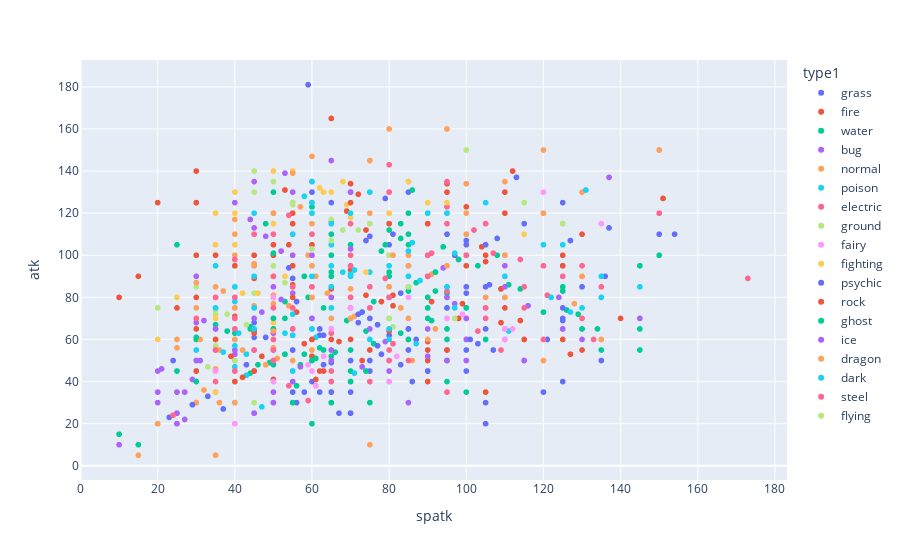

Here is the notebook cell this chart was saved with:
### Code cell
fig = px.scatter(pkmn, x='spatk', y='atk', color='type1', hover_name='name')
fig.show()

### Figure 1 — Plotly figure (JSON) as saved in the notebook; plotly's stock layout.template omitted (floating-point values rounded to 4 significant figures; data arrays with more than 128 entries replaced by an {"elided": "..."} marker saying what was removed)
{"data": [{"hovertemplate": "<b>%{hovertext}</b><br><br>type1=grass<br>spatk=%{x}<br>atk=%{y}<extra></extra>", "hovertext": ["bulbasaur", "ivysaur", "venusaur", "oddish", "gloom", "vileplume", "bellsprout", "weepinbell", "victreebel", "exeggcute", "exeggutor", "tangela", "chikorita", "bayleef", "meganium", "bellossom", "hoppip", "skiploom", "jumpluff", "sunkern", "sunflora", "treecko", "grovyle", "sceptile", "seedot", "nuzleaf", "shiftry", "shroomish", "breloom", "roselia", "cacnea", "cacturne", "tropius", "turtwig", "grotle", "torterra", "budew", "roserade", "cherubi", "cherrim", "carnivine", "snover", "abomasnow", "tangrowth", "leafeon", "shaymin", "snivy", "servine", "serperior", "pansage", "simisage", "cottonee", "whimsicott", "petilil", "lilligant", "maractus", "foongus", "amoonguss", "ferroseed", "ferrothorn", "virizion", "chespin", "quilladin", "chesnaught", "skiddo", "gogoat", "rowlet", "dartrix", "decidueye", "fomantis", "lurantis", "morelull", "shiinotic", "bounsweet", "steenee", "tsareena", "tapu-bulu", "kartana", "grookey", "thwackey", "rillaboom", "gossifleur", "eldegoss", "applin", "flapple", "appletun", "sprigatito", "floragato", "meowscarada", "smoliv", "dolliv", "arboliva", "bramblin", "brambleghast", "capsakid", "scovillain", "brute-bonnet", "iron-leaves", "dipplin", "poltchageist", "sinistcha", "ogerpon"], "legendgroup": "grass", "marker": {"color": "#636efa", "symbol": "circle"}, "mode": "markers", "name": "grass", "showlegend": true, "type": "scattergl", "x": [65, 80, 100, 75, 85, 110, 70, 85, 100, 60, 125, 100, 49, 63, 83, 90, 35, 45, 55, 30, 105, 65, 85, 105, 30, 60, 90, 40, 60, 100, 85, 115, 72, 45, 55, 75, 50, 125, 62, 87, 90, 62, 92, 110, 60, 100, 45, 60, 75, 53, 98, 37, 77, 70, 110, 106, 55, 85, 24, 54, 90, 48, 56, 74, 62, 97, 50, 70, 100, 50, 80, 65, 90, 30, 40, 50, 85, 59, 40, 55, 60, 40, 80, 40, 95, 100, 45, 60, 81, 58, 78, 125, 45, 80, 62, 108, 79, 70, 95, 74, 121, 60], "xaxis": "x", "y": [49, 62, 82, 50, 65, 80, 75, 90, 105, 40, 95, 55, 49, 62, 82, 80, 35, 45, 55, 30, 75, 45, 65, 85, 40, 70, 100, 40, 130, 60, 85, 115, 68, 68, 89, 109, 30, 70, 35, 60, 100, 62, 92, 100, 110, 100, 45, 60, 75, 53, 98, 27, 67, 35, 60, 86, 55, 85, 50, 94, 90, 61, 78, 107, 65, 100, 55, 75, 107, 55, 105, 35, 45, 30, 40, 120, 130, 181, 65, 85, 125, 40, 50, 40, 110, 85, 61, 80, 110, 35, 53, 69, 65, 115, 62, 108, 127, 130, 80, 45, 60, 120], "yaxis": "y"}, {"hovertemplate": "<b>%{hovertext}</b><br><br>type1=fire<br>spatk=%{x}<br>atk=%{y}<extra></extra>", "hovertext": ["charmander", "charmeleon", "charizard", "vulpix", "ninetales", "growlithe", "arcanine", "ponyta", "rapidash", "magmar", "flareon", "moltres", "cyndaquil", "quilava", "typhlosion", "slugma", "magcargo", "magby", "entei", "ho-oh", "torchic", "combusken", "blaziken", "numel", "camerupt", "torkoal", "chimchar", "monferno", "infernape", "magmortar", "heatran", "tepig", "pignite", "emboar", "pansear", "simisear", "darumaka", "darmanitan", "heatmor", "fennekin", "braixen", "delphox", "fletchinder", "talonflame", "litleo", "pyroar", "volcanion", "litten", "torracat", "incineroar", "oricorio", "turtonator", "blacephalon", "scorbunny", "raboot", "cinderace", "sizzlipede", "centiskorch", "fuecoco", "crocalor", "skeledirge", "charcadet", "armarouge", "ceruledge", "iron-moth"], "legendgroup": "fire", "marker": {"color": "#EF553B", "symbol": "circle"}, "mode": "markers", "name": "fire", "showlegend": true, "type": "scattergl", "x": [60, 80, 109, 50, 81, 70, 100, 65, 80, 100, 95, 125, 60, 80, 109, 70, 90, 70, 90, 110, 70, 85, 110, 65, 105, 85, 58, 78, 104, 125, 130, 45, 70, 100, 53, 98, 15, 30, 105, 62, 90, 114, 56, 74, 73, 109, 130, 60, 80, 80, 98, 91, 151, 40, 55, 65, 50, 90, 63, 90, 110, 50, 125, 60, 140], "xaxis": "x", "y": [52, 64, 84, 41, 76, 70, 110, 85, 100, 95, 130, 100, 52, 64, 84, 40, 50, 75, 115, 130, 60, 85, 120, 60, 100, 85, 58, 78, 104, 95, 90, 63, 93, 123, 53, 98, 90, 140, 97, 45, 59, 69, 73, 81, 50, 68, 110, 65, 85, 115, 70, 78, 127, 71, 86, 116, 65, 115, 45, 55, 75, 50, 60, 125, 70], "yaxis": "y"}, {"hovertemplate": "<b>%{hovertext}</b><br><br>type1=water<br>spatk=%{x}<br>atk=%{y}<extra></extra>", "hovertext": {"elided": "134 str values"}, "legendgroup": "water", "marker": {"color": "#00cc96", "symbol": "circle"}, "mode": "markers", "name": "water", "showlegend": true, "type": "scattergl", "x": {"elided": "134 int values"}, "xaxis": "x", "y": {"elided": "134 int values"}, "yaxis": "y"}, {"hovertemplate": "<b>%{hovertext}</b><br><br>type1=bug<br>spatk=%{x}<br>atk=%{y}<extra></extra>", "hovertext": ["caterpie", "metapod", "butterfree", "weedle", "kakuna", "beedrill", "paras", "parasect", "venonat", "venomoth", "scyther", "pinsir", "ledyba", "ledian", "spinarak", "ariados", "yanma", "pineco", "forretress", "scizor", "shuckle", "heracross", "wurmple", "silcoon", "beautifly", "cascoon", "dustox", "surskit", "masquerain", "nincada", "ninjask", "shedinja", "volbeat", "illumise", "kricketot", "kricketune", "burmy", "wormadam", "mothim", "combee", "vespiquen", "yanmega", "sewaddle", "swadloon", "leavanny", "venipede", "whirlipede", "scolipede", "dwebble", "crustle", "karrablast", "escavalier", "joltik", "galvantula", "shelmet", "accelgor", "durant", "larvesta", "volcarona", "genesect", "scatterbug", "spewpa", "vivillon", "grubbin", "charjabug", "vikavolt", "cutiefly", "ribombee", "wimpod", "golisopod", "buzzwole", "pheromosa", "blipbug", "dottler", "orbeetle", "kleavor", "tarountula", "spidops", "nymble", "lokix", "rellor", "rabsca", "slither-wing"], "legendgroup": "bug", "marker": {"color": "#ab63fa", "symbol": "circle"}, "mode": "markers", "name": "bug", "showlegend": true, "type": "scattergl", "x": [20, 25, 90, 20, 25, 45, 45, 60, 40, 90, 55, 55, 40, 55, 40, 60, 75, 35, 60, 55, 10, 40, 20, 25, 100, 25, 50, 50, 100, 30, 50, 30, 47, 73, 25, 55, 29, 79, 94, 30, 80, 116, 40, 50, 70, 30, 40, 55, 35, 65, 40, 60, 57, 97, 40, 100, 48, 50, 135, 120, 27, 27, 90, 55, 55, 145, 55, 95, 20, 60, 53, 137, 25, 50, 80, 45, 29, 52, 21, 52, 31, 115, 85], "xaxis": "x", "y": [30, 20, 45, 35, 25, 90, 70, 95, 55, 65, 110, 125, 20, 35, 60, 90, 65, 65, 90, 130, 10, 125, 45, 35, 70, 35, 50, 30, 60, 45, 90, 90, 73, 47, 25, 85, 29, 59, 94, 30, 80, 76, 53, 63, 103, 45, 55, 100, 65, 105, 75, 135, 47, 77, 40, 70, 109, 85, 60, 120, 35, 22, 52, 62, 82, 70, 45, 55, 35, 125, 139, 137, 20, 35, 45, 135, 41, 79, 46, 102, 50, 50, 135], "yaxis": "y"}, {"hovertemplate": "<b>%{hovertext}</b><br><br>type1=normal<br>spatk=%{x}<br>atk=%{y}<extra></extra>", "hovertext": ["pidgey", "pidgeotto", "pidgeot", "rattata", "raticate", "spearow", "fearow", "jigglypuff", "wigglytuff", "meowth", "persian", "farfetchd", "doduo", "dodrio", "lickitung", "chansey", "kangaskhan", "tauros", "ditto", "eevee", "porygon", "snorlax", "sentret", "furret", "hoothoot", "noctowl", "igglybuff", "aipom", "girafarig", "dunsparce", "teddiursa", "ursaring", "porygon2", "stantler", "smeargle", "miltank", "blissey", "zigzagoon", "linoone", "taillow", "swellow", "slakoth", "vigoroth", "slaking", "whismur", "loudred", "exploud", "azurill", "skitty", "delcatty", "spinda", "swablu", "zangoose", "castform", "kecleon", "starly", "staravia", "staraptor", "bidoof", "bibarel", "ambipom", "buneary", "lopunny", "glameow", "purugly", "happiny", "chatot", "munchlax", "lickilicky", "porygon-z", "regigigas", "arceus", "patrat", "watchog", "lillipup", "herdier", "stoutland", "pidove", "tranquill", "unfezant", "audino", "minccino", "cinccino", "deerling", "sawsbuck", "bouffalant", "rufflet", "braviary", "meloetta", "bunnelby", "diggersby", "fletchling", "furfrou", "pikipek", "trumbeak", "toucannon", "yungoos", "gumshoos", "stufful", "bewear", "oranguru", "type-null", "silvally", "komala", "drampa", "skwovet", "greedent", "wooloo", "dubwool", "wyrdeer", "lechonk", "oinkologne", "tandemaus", "maushold", "squawkabilly", "farigiraf", "dudunsparce"], "legendgroup": "normal", "marker": {"color": "#FFA15A", "symbol": "circle"}, "mode": "markers", "name": "normal", "showlegend": true, "type": "scattergl", "x": [35, 50, 70, 25, 50, 31, 61, 45, 85, 40, 65, 58, 35, 60, 60, 35, 40, 40, 48, 45, 85, 65, 35, 45, 36, 86, 40, 40, 90, 65, 50, 75, 105, 85, 20, 40, 75, 30, 50, 30, 75, 35, 55, 95, 51, 71, 91, 20, 35, 55, 60, 40, 60, 70, 60, 30, 40, 50, 35, 55, 60, 44, 54, 42, 64, 15, 92, 40, 80, 135, 80, 120, 35, 60, 25, 35, 45, 36, 50, 65, 60, 40, 65, 40, 60, 40, 37, 57, 128, 32, 50, 40, 65, 30, 40, 75, 30, 55, 45, 55, 90, 95, 95, 75, 135, 35, 55, 40, 60, 105, 35, 59, 40, 65, 45, 110, 85], "xaxis": "x", "y": [45, 60, 80, 56, 81, 60, 90, 45, 70, 45, 70, 90, 85, 110, 55, 5, 95, 100, 48, 55, 60, 110, 46, 76, 30, 50, 30, 70, 80, 70, 80, 130, 80, 95, 20, 80, 10, 30, 70, 55, 85, 60, 80, 160, 51, 71, 91, 20, 45, 65, 60, 40, 115, 70, 90, 55, 75, 120, 45, 85, 100, 66, 76, 55, 82, 5, 65, 85, 85, 80, 160, 120, 55, 85, 60, 80, 110, 55, 77, 115, 60, 50, 95, 60, 100, 110, 83, 123, 77, 36, 56, 50, 80, 75, 85, 120, 70, 110, 75, 125, 60, 95, 95, 115, 60, 55, 95, 40, 80, 105, 45, 100, 50, 75, 96, 90, 100], "yaxis": "y"}, {"hovertemplate": "<b>%{hovertext}</b><br><br>type1=poison<br>spatk=%{x}<br>atk=%{y}<extra></extra>", "hovertext": ["ekans", "arbok", "nidoran-f", "nidorina", "nidoqueen", "nidoran-m", "nidorino", "nidoking", "zubat", "golbat", "grimer", "muk", "koffing", "weezing", "crobat", "gulpin", "swalot", "seviper", "stunky", "skuntank", "skorupi", "drapion", "croagunk", "toxicroak", "trubbish", "garbodor", "skrelp", "dragalge", "mareanie", "toxapex", "salandit", "salazzle", "poipole", "naganadel", "eternatus", "shroodle", "grafaiai", "clodsire", "okidogi", "munkidori", "fezandipiti"], "legendgroup": "poison", "marker": {"color": "#19d3f3", "symbol": "circle"}, "mode": "markers", "name": "poison", "showlegend": true, "type": "scattergl", "x": [40, 65, 40, 55, 75, 40, 55, 85, 30, 65, 40, 65, 60, 85, 70, 43, 73, 100, 41, 71, 30, 60, 61, 86, 40, 60, 60, 97, 43, 53, 71, 111, 73, 127, 145, 40, 80, 45, 58, 130, 70], "xaxis": "x", "y": [60, 95, 47, 62, 92, 57, 72, 102, 45, 80, 80, 105, 65, 90, 90, 43, 73, 100, 63, 93, 50, 90, 61, 106, 50, 95, 60, 75, 53, 63, 44, 64, 73, 73, 85, 65, 95, 75, 128, 75, 91], "yaxis": "y"}, {"hovertemplate": "<b>%{hovertext}</b><br><br>type1=electric<br>spatk=%{x}<br>atk=%{y}<extra></extra>", "hovertext": ["pikachu", "raichu", "magnemite", "magneton", "voltorb", "electrode", "electabuzz", "jolteon", "zapdos", "pichu", "mareep", "flaaffy", "ampharos", "elekid", "raikou", "electrike", "manectric", "plusle", "minun", "shinx", "luxio", "luxray", "pachirisu", "magnezone", "electivire", "rotom", "blitzle", "zebstrika", "emolga", "tynamo", "eelektrik", "eelektross", "thundurus", "helioptile", "heliolisk", "dedenne", "togedemaru", "tapu-koko", "xurkitree", "zeraora", "yamper", "boltund", "toxel", "toxtricity", "pincurchin", "morpeko", "dracozolt", "arctozolt", "regieleki", "pawmi", "pawmo", "pawmot", "tadbulb", "bellibolt", "wattrel", "kilowattrel", "sandy-shocks", "miraidon"], "legendgroup": "electric", "marker": {"color": "#FF6692", "symbol": "circle"}, "mode": "markers", "name": "electric", "showlegend": true, "type": "scattergl", "x": [50, 90, 95, 120, 55, 80, 95, 110, 125, 35, 65, 80, 115, 65, 115, 65, 105, 85, 75, 40, 60, 95, 45, 130, 95, 95, 50, 80, 75, 45, 75, 105, 125, 61, 109, 81, 40, 95, 173, 102, 40, 90, 54, 114, 91, 70, 80, 90, 100, 40, 50, 70, 59, 103, 55, 105, 121, 135], "xaxis": "x", "y": [55, 90, 35, 60, 30, 50, 83, 65, 90, 40, 40, 55, 75, 63, 85, 45, 75, 50, 40, 65, 85, 120, 45, 70, 123, 50, 60, 100, 75, 55, 85, 115, 115, 38, 55, 58, 98, 115, 89, 112, 45, 90, 38, 98, 101, 95, 100, 100, 100, 50, 75, 115, 31, 64, 40, 70, 81, 85], "yaxis": "y"}, {"hovertemplate": "<b>%{hovertext}</b><br><br>type1=ground<br>spatk=%{x}<br>atk=%{y}<extra></extra>", "hovertext": ["sandshrew", "sandslash", "diglett", "dugtrio", "cubone", "marowak", "rhyhorn", "rhydon", "gligar", "phanpy", "donphan", "trapinch", "vibrava", "flygon", "baltoy", "claydol", "groudon", "hippopotas", "hippowdon", "rhyperior", "gliscor", "drilbur", "excadrill", "sandile", "krokorok", "krookodile", "stunfisk", "golett", "golurk", "landorus", "mudbray", "mudsdale", "silicobra", "sandaconda", "runerigus", "ursaluna", "toedscool", "toedscruel", "great-tusk", "iron-treads"], "legendgroup": "ground", "marker": {"color": "#B6E880", "symbol": "circle"}, "mode": "markers", "name": "ground", "showlegend": true, "type": "scattergl", "x": [20, 45, 35, 50, 40, 50, 30, 45, 35, 40, 60, 45, 50, 80, 40, 70, 100, 38, 68, 55, 45, 30, 50, 35, 45, 65, 81, 35, 55, 115, 45, 55, 35, 65, 50, 45, 50, 80, 53, 72], "xaxis": "x", "y": [75, 100, 55, 100, 50, 80, 85, 130, 75, 60, 120, 100, 70, 100, 40, 70, 150, 72, 112, 140, 95, 85, 135, 72, 82, 117, 66, 74, 124, 125, 100, 125, 57, 107, 95, 140, 40, 70, 131, 112], "yaxis": "y"}, {"hovertemplate": "<b>%{hovertext}</b><br><br>type1=fairy<br>spatk=%{x}<br>atk=%{y}<extra></extra>", "hovertext": ["clefairy", "clefable", "cleffa", "togepi", "togetic", "snubbull", "granbull", "togekiss", "flabebe", "floette", "florges", "spritzee", "aromatisse", "swirlix", "slurpuff", "sylveon", "xerneas", "comfey", "milcery", "alcremie", "zacian", "enamorus", "fidough", "dachsbun", "tinkatink", "tinkatuff", "tinkaton", "scream-tail", "iron-valiant"], "legendgroup": "fairy", "marker": {"color": "#FF97FF", "symbol": "circle"}, "mode": "markers", "name": "fairy", "showlegend": true, "type": "scattergl", "x": [60, 95, 45, 40, 80, 40, 60, 120, 61, 75, 112, 63, 99, 59, 85, 110, 131, 82, 50, 110, 80, 135, 30, 50, 35, 45, 70, 65, 120], "xaxis": "x", "y": [45, 70, 25, 20, 40, 80, 120, 50, 38, 45, 65, 52, 72, 48, 80, 65, 131, 52, 40, 60, 120, 115, 55, 80, 45, 55, 75, 65, 130], "yaxis": "y"}, {"hovertemplate": "<b>%{hovertext}</b><br><br>type1=fighting<br>spatk=%{x}<br>atk=%{y}<extra></extra>", "hovertext": ["mankey", "primeape", "machop", "machoke", "machamp", "hitmonlee", "hitmonchan", "tyrogue", "hitmontop", "makuhita", "hariyama", "meditite", "medicham", "riolu", "lucario", "timburr", "gurdurr", "conkeldurr", "throh", "sawk", "mienfoo", "mienshao", "pancham", "pangoro", "hawlucha", "crabrawler", "crabominable", "passimian", "marshadow", "clobbopus", "grapploct", "sirfetchd", "falinks", "zamazenta", "kubfu", "urshifu", "sneasler", "annihilape", "iron-hands", "koraidon"], "legendgroup": "fighting", "marker": {"color": "#FECB52", "symbol": "circle"}, "mode": "markers", "name": "fighting", "showlegend": true, "type": "scattergl", "x": [35, 60, 35, 50, 65, 35, 35, 35, 35, 20, 40, 40, 60, 35, 115, 25, 40, 55, 30, 30, 55, 95, 46, 69, 74, 42, 62, 40, 90, 50, 70, 68, 70, 80, 53, 63, 40, 50, 50, 85], "xaxis": "x", "y": [80, 105, 80, 100, 130, 120, 105, 35, 95, 60, 120, 40, 60, 70, 110, 80, 105, 140, 100, 125, 85, 125, 82, 124, 92, 82, 132, 120, 125, 68, 118, 135, 100, 120, 90, 130, 130, 115, 140, 135], "yaxis": "y"}, {"hovertemplate": "<b>%{hovertext}</b><br><br>type1=psychic<br>spatk=%{x}<br>atk=%{y}<extra></extra>", "hovertext": ["abra", "kadabra", "alakazam", "drowzee", "hypno", "mr-mime", "mewtwo", "mew", "natu", "xatu", "espeon", "unown", "wobbuffet", "lugia", "celebi", "ralts", "kirlia", "gardevoir", "spoink", "grumpig", "chimecho", "wynaut", "deoxys", "chingling", "mime-jr", "gallade", "uxie", "mesprit", "azelf", "cresselia", "victini", "munna", "musharna", "woobat", "swoobat", "sigilyph", "gothita", "gothorita", "gothitelle", "solosis", "duosion", "reuniclus", "elgyem", "beheeyem", "espurr", "meowstic", "hoopa", "tapu-lele", "cosmog", "cosmoem", "solgaleo", "lunala", "necrozma", "hatenna", "hattrem", "hatterene", "indeedee", "calyrex", "flittle", "espathra"], "legendgroup": "psychic", "marker": {"color": "#636efa", "symbol": "circle"}, "mode": "markers", "name": "psychic", "showlegend": true, "type": "scattergl", "x": [105, 120, 135, 43, 73, 100, 154, 100, 70, 95, 130, 72, 33, 90, 100, 45, 65, 125, 70, 90, 95, 23, 150, 65, 70, 65, 75, 105, 125, 75, 100, 67, 107, 55, 77, 103, 55, 75, 95, 105, 125, 125, 85, 125, 63, 83, 150, 130, 29, 29, 113, 137, 127, 56, 86, 136, 105, 80, 55, 101], "xaxis": "x", "y": [20, 35, 50, 48, 73, 45, 110, 100, 50, 75, 65, 72, 33, 90, 100, 25, 35, 65, 25, 45, 50, 23, 150, 30, 25, 125, 75, 105, 125, 70, 100, 25, 55, 45, 57, 58, 30, 45, 55, 30, 40, 65, 55, 75, 48, 48, 110, 85, 29, 29, 137, 113, 107, 30, 40, 90, 65, 80, 35, 60], "yaxis": "y"}, {"hovertemplate": "<b>%{hovertext}</b><br><br>type1=rock<br>spatk=%{x}<br>atk=%{y}<extra></extra>", "hovertext": ["geodude", "graveler", "golem", "onix", "omanyte", "omastar", "kabuto", "kabutops", "aerodactyl", "sudowoodo", "larvitar", "pupitar", "tyranitar", "nosepass", "lunatone", "solrock", "lileep", "cradily", "anorith", "armaldo", "regirock", "cranidos", "rampardos", "shieldon", "bastiodon", "bonsly", "probopass", "roggenrola", "boldore", "gigalith", "archen", "archeops", "terrakion", "binacle", "barbaracle", "tyrunt", "tyrantrum", "amaura", "aurorus", "carbink", "diancie", "rockruff", "lycanroc", "minior", "nihilego", "stakataka", "rolycoly", "carkol", "coalossal", "stonjourner", "nacli", "naclstack", "garganacl", "klawf", "glimmet", "glimmora", "iron-thorns"], "legendgroup": "rock", "marker": {"color": "#EF553B", "symbol": "circle"}, "mode": "markers", "name": "rock", "showlegend": true, "type": "scattergl", "x": [30, 45, 55, 30, 90, 115, 55, 65, 60, 30, 45, 65, 95, 45, 95, 55, 61, 81, 40, 70, 50, 30, 65, 42, 47, 10, 75, 25, 50, 60, 74, 112, 72, 39, 54, 45, 69, 67, 99, 50, 100, 30, 55, 60, 127, 53, 40, 60, 80, 20, 35, 35, 45, 35, 105, 130, 70], "xaxis": "x", "y": [80, 95, 120, 45, 40, 60, 80, 115, 105, 100, 64, 84, 134, 45, 55, 95, 41, 81, 95, 125, 100, 125, 165, 42, 52, 80, 55, 75, 105, 135, 112, 140, 129, 52, 105, 89, 121, 59, 77, 50, 100, 65, 115, 60, 53, 131, 40, 60, 80, 125, 55, 60, 100, 100, 35, 55, 134], "yaxis": "y"}, {"hovertemplate": "<b>%{hovertext}</b><br><br>type1=ghost<br>spatk=%{x}<br>atk=%{y}<extra></extra>", "hovertext": ["gastly", "haunter", "gengar", "misdreavus", "shuppet", "banette", "duskull", "dusclops", "drifloon", "drifblim", "mismagius", "spiritomb", "dusknoir", "giratina", "yamask", "cofagrigus", "litwick", "lampent", "chandelure", "phantump", "trevenant", "pumpkaboo", "gourgeist", "sandygast", "palossand", "mimikyu", "dhelmise", "sinistea", "polteageist", "cursola", "spectrier", "greavard", "houndstone", "flutter-mane", "gimmighoul"], "legendgroup": "ghost", "marker": {"color": "#00cc96", "symbol": "circle"}, "mode": "markers", "name": "ghost", "showlegend": true, "type": "scattergl", "x": [100, 115, 130, 85, 63, 83, 30, 60, 60, 90, 105, 92, 65, 100, 55, 95, 65, 95, 145, 50, 65, 44, 58, 70, 100, 50, 86, 74, 134, 145, 145, 30, 50, 135, 75], "xaxis": "x", "y": [35, 50, 65, 60, 75, 115, 40, 70, 50, 80, 60, 92, 100, 100, 30, 50, 30, 40, 55, 70, 110, 66, 90, 55, 75, 90, 131, 45, 65, 95, 65, 61, 101, 55, 30], "yaxis": "y"}, {"hovertemplate": "<b>%{hovertext}</b><br><br>type1=ice<br>spatk=%{x}<br>atk=%{y}<extra></extra>", "hovertext": ["jynx", "articuno", "swinub", "piloswine", "delibird", "smoochum", "snorunt", "glalie", "spheal", "sealeo", "walrein", "regice", "glaceon", "mamoswine", "froslass", "vanillite", "vanillish", "vanilluxe", "cubchoo", "beartic", "cryogonal", "bergmite", "avalugg", "mr-rime", "snom", "frosmoth", "eiscue", "glastrier", "cetoddle", "cetitan", "iron-bundle"], "legendgroup": "ice", "marker": {"color": "#ab63fa", "symbol": "circle"}, "mode": "markers", "name": "ice", "showlegend": true, "type": "scattergl", "x": [115, 95, 30, 60, 65, 85, 50, 80, 55, 75, 95, 100, 130, 70, 80, 65, 80, 110, 60, 70, 95, 32, 44, 110, 45, 125, 65, 65, 30, 45, 124], "xaxis": "x", "y": [50, 85, 50, 100, 55, 30, 50, 80, 40, 60, 80, 50, 60, 130, 80, 50, 65, 95, 70, 130, 50, 69, 117, 85, 25, 65, 80, 145, 68, 113, 80], "yaxis": "y"}, {"hovertemplate": "<b>%{hovertext}</b><br><br>type1=dragon<br>spatk=%{x}<br>atk=%{y}<extra></extra>", "hovertext": ["dratini", "dragonair", "dragonite", "altaria", "bagon", "shelgon", "salamence", "latias", "latios", "rayquaza", "gible", "gabite", "garchomp", "axew", "fraxure", "haxorus", "druddigon", "reshiram", "zekrom", "kyurem", "goomy", "sliggoo", "goodra", "zygarde", "jangmo-o", "hakamo-o", "kommo-o", "dreepy", "drakloak", "dragapult", "regidrago", "cyclizar", "tatsugiri", "frigibax", "arctibax", "baxcalibur", "roaring-moon"], "legendgroup": "dragon", "marker": {"color": "#FFA15A", "symbol": "circle"}, "mode": "markers", "name": "dragon", "showlegend": true, "type": "scattergl", "x": [50, 70, 100, 70, 40, 60, 110, 110, 130, 150, 40, 50, 80, 30, 40, 60, 60, 150, 120, 130, 55, 83, 110, 81, 45, 65, 100, 40, 60, 100, 100, 85, 120, 35, 45, 75, 55], "xaxis": "x", "y": [64, 84, 134, 70, 75, 95, 135, 80, 90, 150, 70, 90, 130, 87, 117, 147, 120, 120, 150, 130, 50, 75, 100, 100, 55, 75, 110, 60, 80, 120, 100, 95, 50, 75, 95, 145, 139], "yaxis": "y"}, {"hovertemplate": "<b>%{hovertext}</b><br><br>type1=dark<br>spatk=%{x}<br>atk=%{y}<extra></extra>", "hovertext": ["umbreon", "murkrow", "sneasel", "houndour", "houndoom", "poochyena", "mightyena", "sableye", "absol", "honchkrow", "weavile", "darkrai", "purrloin", "liepard", "scraggy", "scrafty", "zorua", "zoroark", "pawniard", "bisharp", "vullaby", "mandibuzz", "deino", "zweilous", "hydreigon", "inkay", "malamar", "yveltal", "guzzlord", "nickit", "thievul", "impidimp", "morgrem", "grimmsnarl", "obstagoon", "zarude", "overqwil", "maschiff", "mabosstiff", "kingambit", "iron-jugulis", "wo-chien", "chien-pao", "ting-lu", "chi-yu"], "legendgroup": "dark", "marker": {"color": "#19d3f3", "symbol": "circle"}, "mode": "markers", "name": "dark", "showlegend": true, "type": "scattergl", "x": [60, 85, 35, 80, 110, 30, 60, 65, 75, 105, 45, 135, 50, 88, 35, 45, 80, 120, 40, 60, 45, 55, 45, 65, 125, 37, 68, 131, 97, 47, 87, 55, 75, 95, 60, 70, 65, 40, 60, 60, 122, 95, 90, 55, 135], "xaxis": "x", "y": [65, 85, 95, 60, 90, 55, 90, 75, 130, 125, 120, 90, 50, 88, 75, 90, 65, 105, 85, 125, 55, 65, 65, 85, 105, 54, 92, 131, 101, 28, 58, 45, 60, 120, 90, 120, 115, 78, 120, 135, 80, 85, 120, 110, 80], "yaxis": "y"}, {"hovertemplate": "<b>%{hovertext}</b><br><br>type1=steel<br>spatk=%{x}<br>atk=%{y}<extra></extra>", "hovertext": ["steelix", "skarmory", "mawile", "aron", "lairon", "aggron", "beldum", "metang", "metagross", "registeel", "jirachi", "bronzor", "bronzong", "dialga", "klink", "klang", "klinklang", "cobalion", "honedge", "doublade", "aegislash", "klefki", "celesteela", "magearna", "meltan", "melmetal", "perrserker", "cufant", "copperajah", "duraludon", "varoom", "revavroom", "orthworm", "gholdengo"], "legendgroup": "steel", "marker": {"color": "#FF6692", "symbol": "circle"}, "mode": "markers", "name": "steel", "showlegend": true, "type": "scattergl", "x": [55, 40, 55, 40, 50, 60, 35, 55, 95, 75, 100, 24, 79, 150, 45, 70, 70, 90, 35, 45, 50, 80, 107, 130, 55, 80, 50, 40, 80, 120, 30, 54, 60, 133], "xaxis": "x", "y": [85, 80, 85, 70, 90, 110, 55, 75, 135, 75, 100, 24, 89, 120, 55, 80, 100, 90, 80, 110, 50, 80, 101, 95, 65, 143, 110, 80, 130, 95, 70, 119, 85, 60], "yaxis": "y"}, {"hovertemplate": "<b>%{hovertext}</b><br><br>type1=flying<br>spatk=%{x}<br>atk=%{y}<extra></extra>", "hovertext": ["tornadus", "noibat", "noivern", "rookidee", "corvisquire", "corviknight", "cramorant", "bombirdier", "flamigo"], "legendgroup": "flying", "marker": {"color": "#B6E880", "symbol": "circle"}, "mode": "markers", "name": "flying", "showlegend": true, "type": "scattergl", "x": [125, 45, 97, 33, 43, 53, 85, 60, 75], "xaxis": "x", "y": [115, 30, 70, 47, 67, 87, 85, 103, 115], "yaxis": "y"}], "layout": {"legend": {"title": {"text": "type1"}, "tracegroupgap": 0}, "margin": {"t": 60}, "xaxis": {"anchor": "y", "domain": [0, 1], "title": {"text": "spatk"}}, "yaxis": {"anchor": "x", "domain": [0, 1], "title": {"text": "atk"}}}}
